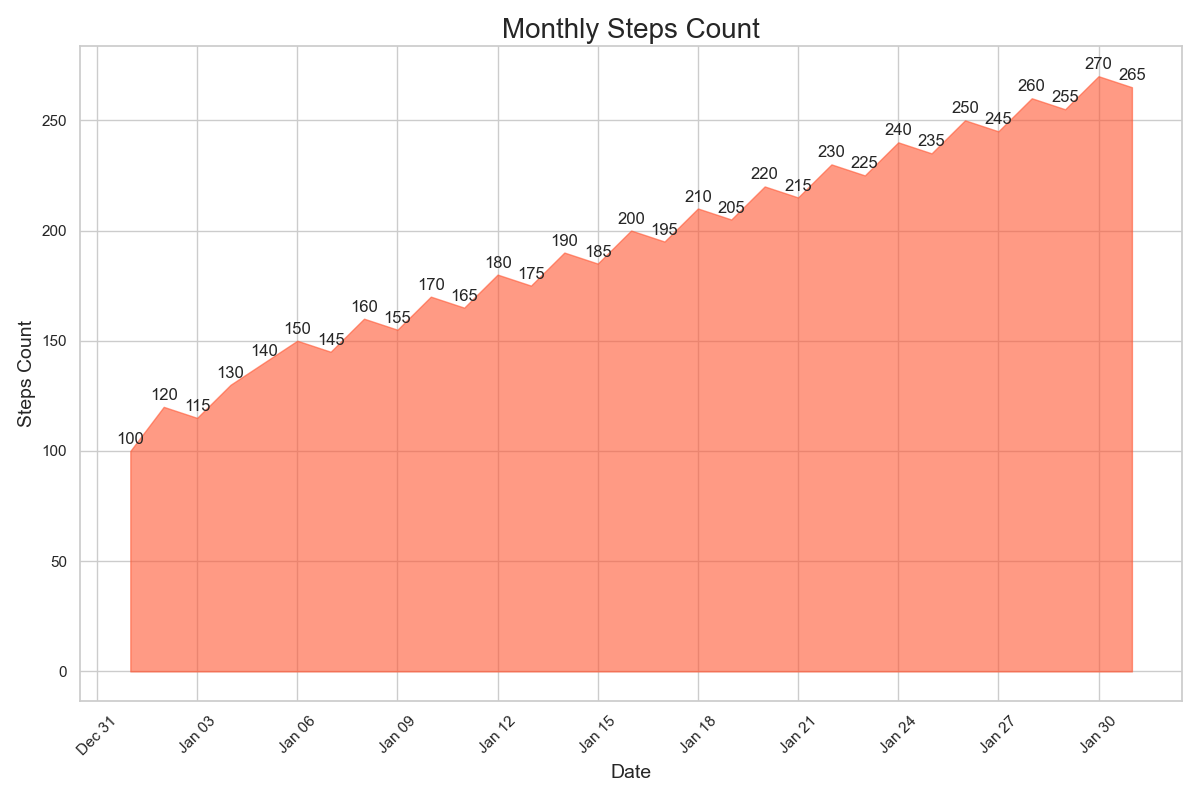

Here is the Python script that generated this plot:

import matplotlib.pyplot as plt
import pandas as pd
import matplotlib.dates as mdates

data = {
    "Date": ["2023-01-01", "2023-01-02", "2023-01-03", "2023-01-04", "2023-01-05",
             "2023-01-06", "2023-01-07", "2023-01-08", "2023-01-09", "2023-01-10",
             "2023-01-11", "2023-01-12", "2023-01-13", "2023-01-14", "2023-01-15",
             "2023-01-16", "2023-01-17", "2023-01-18", "2023-01-19", "2023-01-20",
             "2023-01-21", "2023-01-22", "2023-01-23", "2023-01-24", "2023-01-25",
             "2023-01-26", "2023-01-27", "2023-01-28", "2023-01-29", "2023-01-30",
             "2023-01-31"],
    "Value": [100, 120, 115, 130, 140, 150, 145, 160, 155, 170, 165, 180, 175, 190, 185, 200, 195, 210, 205, 220, 215, 230, 225, 240, 235, 250, 245, 260, 255, 270, 265]
}

df = pd.DataFrame(data)
df['Date'] = pd.to_datetime(df['Date'])

fig, ax = plt.subplots(figsize=(12, 8))
ax.fill_between(df['Date'], df['Value'], color='#FF5733', alpha=0.6)

for i, txt in enumerate(df['Value']):
    ax.annotate(txt, (df['Date'][i], df['Value'][i]), textcoords="offset points", xytext=(0,5), ha='center')

ax.set_title('Monthly Steps Count', fontsize=20)
ax.set_xlabel('Date', fontsize=14)
ax.set_ylabel('Steps Count', fontsize=14)
ax.xaxis.set_major_formatter(mdates.DateFormatter('%b %d'))
ax.xaxis.set_major_locator(mdates.DayLocator(interval=3))

plt.xticks(rotation=45)
plt.tight_layout()

plt.show()
